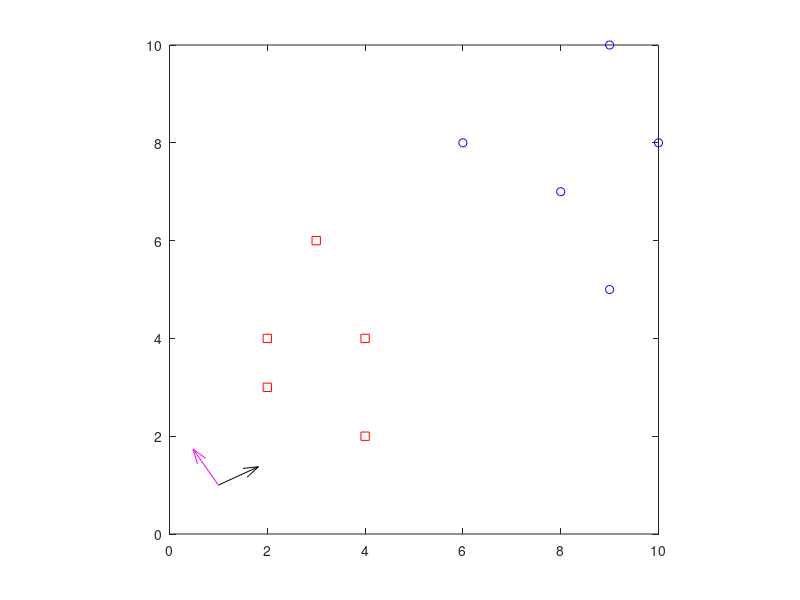

Recreate this plot in MATLAB.
% 
% A Tutorial on Data Reduction
% Aly A. Farag
X1 = [4,2 ; 2,4; 2,3 ; 3,6; 4 ,4];
X2 = [9,10;6,8;9,5;8,7;10,8];
A1 = X1;
A2 = X2;
A = [A1;A2]
mu1 = mean(A1)'
mu2 = mean(A2)'

S1 = cov(X1)
S2 = cov(X2)

SW = S1+S2;

SB = (mu1-mu2)*(mu1-mu2)'

SX = SW^-1*SB

% I = eye(2);
% syms L
% h = SX-L*I
% solve(det(h))

[V,D] = eig(SX)
% [V,D] = svd(SX)
W1 = V(:,1);
W2 = V(:,2);

% m1_m2 = mu1-mu2;
% SB*m1_m2
% SB*m1_m2./m1_m2
% eig(SB)
% m1_m2'*m1_m2
% SW^-1*(m1_m2)
%
% disp('Sx*w1 == L2*w1')
% SX*W1
% L1 = D(1,1);
% L1*W1
%
% disp('Sx*w1 == L2*w1')
% SX*W2
% L2 = D(2,2);
% L2*W2

W = W1;
Y1 = X1*W;
Y2 = X2*W;

plot(X1(:,1),X1(:,2),'rs',X2(:,1),X2(:,2),'bo')
hold on
quiver(W(1),W(2),'k')
quiver(W2(1),W2(2),'m')
hold off
axis square

y = [Y1;Y2];
Jopt = (mean(y(1:5))-mean(y(6:9)))^2/(var(y(1:5))+var(y(6:9)))
JnonOpt = (mean(y([1 3 5 7 9]))-mean(y([2 4 6 8])))^2/(var(y([1 3 5 7 9]))+var(y([2 4 6 8])))
%% Paper Method
% n1 = size(A1,1);
% e1 = ones(n1,1);
% m1 = (mu1*e1')'
% A1_m1 = A1-m1
%
% n2 = size(A2,1);
% e2 = ones(n2,1);
% m2 = (mu2*e2')'
% A2_m2 = A2-m2
%
% Hw = [A1_m1 ; A2_m2]
%
% m = mean(A);
%%
s1 = zeros(2);
for i=1:5
    s1 = s1 + (X1(i,:)'-mu1)*((X1(i,:)'-mu1)');
end
